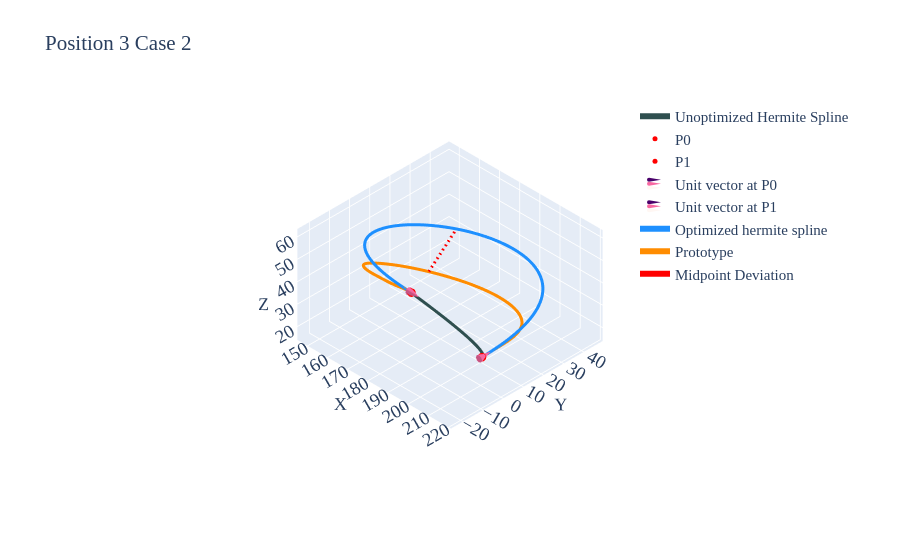

The notebook cell saved with this chart:
### Markdown cell above
## Case 02

### Code cell
df=pd.read_csv('../data/2810/p3-case2.csv')
prt=df.iloc[10:,2:].reset_index(drop=True)

p0=df.iloc[5,2:].values.astype(float)    # Point0
p1=df.iloc[6,2:].values.astype(float)    # Point1
u0=df.iloc[8,2:].values.astype(float)    # Unit Vector @ Point0
u1=df.iloc[9,2:].values.astype(float)    # Unit Vector @ Point1
m0=df.iloc[2,1]                          # Magnitude for Vector1
m1=df.iloc[3,1]                          # Magnitude for Vector2
u0_init=u0*m0
u1_init=u1*m1
spl=utils.hermite(p0, p1, u0_init, u1_init,num_points=51)

tgt=utils.length(prt.values)             # Target spline length

obj_fn=lambda x: utils.length(utils.hermite(p0,p1,x*u0,x*u1)) - tgt
sol=optimize.root_scalar(obj_fn, bracket=[0, tgt*3], method='brentq')
solx=sol.root
u0_final=solx*u0
u1_final=solx*u1
spl=utils.hermite(p0,p1,u0_init,u1_init,num_points=100)
spl_tgt=utils.hermite(p0,p1,u0_final,u1_final,num_points=100)

print(f'Length of the Prototype Spline: {utils.length(prt.values):.5f}')
print(f'Given target spline length: {tgt:.5f}')
print(f'Length of the Hermite Spline: {utils.length(spl.astype(float)):.5f}')
print(f'Achieved Length of the Hermite Spline: {utils.length(spl_tgt.astype(float)):.5f}')
print(f'\nComputed Magnitude (X): {solx:.4f}')

a=prt.iloc[50]
b=pd.DataFrame(spl_tgt,columns=prt.columns).iloc[50]
mag.append(np.round(solx,3))
prt_len.append(utils.length(prt.values).round(3))
ach_len.append(utils.length(spl_tgt.astype(float)).round(3))
err_len.append(utils.length(pd.DataFrame([a,b]).values).round(3))
fig=utils.plotter_v2(spl,p0,p1,u0_init,u1_init,spl1=spl_tgt,spl2=prt.values,x_label='Unoptimized Hermite Spline',
                     spl1_label='Optimized hermite spline',spl2_label='Prototype',cne=6,intr='d',height=550,width=900,title='Position 3 Case 2')
fig.add_trace(go.Scatter3d(x=[a[0],b[0]],y=[a[1],b[1]],z=[a[2],b[2]],mode='lines',name='Midpoint Deviation'
                           ,line=dict(color='red',width=6,dash='longdash'),text='Length '+str(utils.length(pd.DataFrame([a,b]).values).round(2)))) 
fig.update_layout(autosize=True)
fig.update_layout(legend=dict(x=0.75,y=1,xanchor="left",yanchor="top"))
pio.write_html(fig,'../ppt/1411-arc-len-herm/p3-case2.html')
fig.show()
